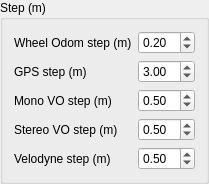
        <widget class="QGroupBox" name="groupBox">
         <property name="sizePolicy">
          <sizepolicy hsizetype="Fixed" vsizetype="Preferred">
           <horstretch>0</horstretch>
           <verstretch>0</verstretch>
          </sizepolicy>
         </property>
         <property name="title">
          <string>Step (m)</string>
         </property>
         <property name="flat">
          <bool>false</bool>
         </property>
         <layout class="QGridLayout" name="gridLayout_2">
          <item row="1" column="1" colspan="2">
           <widget class="QLabel" name="zoomLabel">
            <property name="sizePolicy">
             <sizepolicy hsizetype="Preferred" vsizetype="Preferred">
              <horstretch>0</horstretch>
              <verstretch>0</verstretch>
             </sizepolicy>
            </property>
            <property name="text">
             <string>Wheel Odom step (m)</string>
            </property>
           </widget>
          </item>
          <item row="1" column="3">
           <widget class="QDoubleSpinBox" name="WOstepSpinBox">
            <property name="sizePolicy">
             <sizepolicy hsizetype="Preferred" vsizetype="Fixed">
              <horstretch>0</horstretch>
              <verstretch>0</verstretch>
             </sizepolicy>
            </property>
            <property name="singleStep">
             <double>0.100000000000000</double>
            </property>
            <property name="value">
             <double>0.200000000000000</double>
            </property>
           </widget>
          </item>
          <item row="2" column="1">
           <widget class="QLabel" name="zoomLabel_7">
            <property name="sizePolicy">
             <sizepolicy hsizetype="Preferred" vsizetype="Preferred">
              <horstretch>0</horstretch>
              <verstretch>0</verstretch>
             </sizepolicy>
            </property>
            <property name="text">
             <string>GPS step (m)</string>
            </property>
           </widget>
          </item>
          <item row="4" column="3">
           <widget class="QDoubleSpinBox" name="StereoVOstepSpinBox">
            <property name="sizePolicy">
             <sizepolicy hsizetype="Preferred" vsizetype="Fixed">
              <horstretch>0</horstretch>
              <verstretch>0</verstretch>
             </sizepolicy>
            </property>
            <property name="singleStep">
             <double>0.100000000000000</double>
            </property>
            <property name="value">
             <double>0.500000000000000</double>
            </property>
           </widget>
          </item>
          <item row="2" column="3">
           <widget class="QDoubleSpinBox" name="GPSstepSpinBox">
            <property name="sizePolicy">
             <sizepolicy hsizetype="Preferred" vsizetype="Fixed">
              <horstretch>0</horstretch>
              <verstretch>0</verstretch>
             </sizepolicy>
            </property>
            <property name="singleStep">
             <double>0.100000000000000</double>
            </property>
            <property name="value">
             <double>3.000000000000000</double>
            </property>
           </widget>
          </item>
          <item row="3" column="1">
           <widget class="QLabel" name="zoomLabel_9">
            <property name="sizePolicy">
             <sizepolicy hsizetype="Preferred" vsizetype="Preferred">
              <horstretch>0</horstretch>
              <verstretch>0</verstretch>
             </sizepolicy>
            </property>
            <property name="text">
             <string>Mono VO step (m)</string>
            </property>
           </widget>
          </item>
          <item row="3" column="3">
           <widget class="QDoubleSpinBox" name="MonoVOstepSpinBox">
            <property name="sizePolicy">
             <sizepolicy hsizetype="Preferred" vsizetype="Fixed">
              <horstretch>0</horstretch>
              <verstretch>0</verstretch>
             </sizepolicy>
            </property>
            <property name="singleStep">
             <double>0.100000000000000</double>
            </property>
            <property name="value">
             <double>0.500000000000000</double>
            </property>
           </widget>
          </item>
          <item row="4" column="1">
           <widget class="QLabel" name="zoomLabel_8">
            <property name="sizePolicy">
             <sizepolicy hsizetype="Preferred" vsizetype="Preferred">
              <horstretch>0</horstretch>
              <verstretch>0</verstretch>
             </sizepolicy>
            </property>
            <property name="text">
             <string>Stereo VO step (m)</string>
            </property>
           </widget>
          </item>
          <item row="5" column="1">
           <widget class="QLabel" name="zoomLabel_21">
            <property name="sizePolicy">
             <sizepolicy hsizetype="Preferred" vsizetype="Preferred">
              <horstretch>0</horstretch>
              <verstretch>0</verstretch>
             </sizepolicy>
            </property>
            <property name="text">
             <string>Velodyne step (m)</string>
            </property>
           </widget>
          </item>
          <item row="5" column="3">
           <widget class="QDoubleSpinBox" name="CLOUDstepSpinBox">
            <property name="sizePolicy">
             <sizepolicy hsizetype="Preferred" vsizetype="Fixed">
              <horstretch>0</horstretch>
              <verstretch>0</verstretch>
             </sizepolicy>
            </property>
            <property name="singleStep">
             <double>0.100000000000000</double>
            </property>
            <property name="value">
             <double>0.500000000000000</double>
            </property>
           </widget>
          </item>
         </layout>
        </widget>
